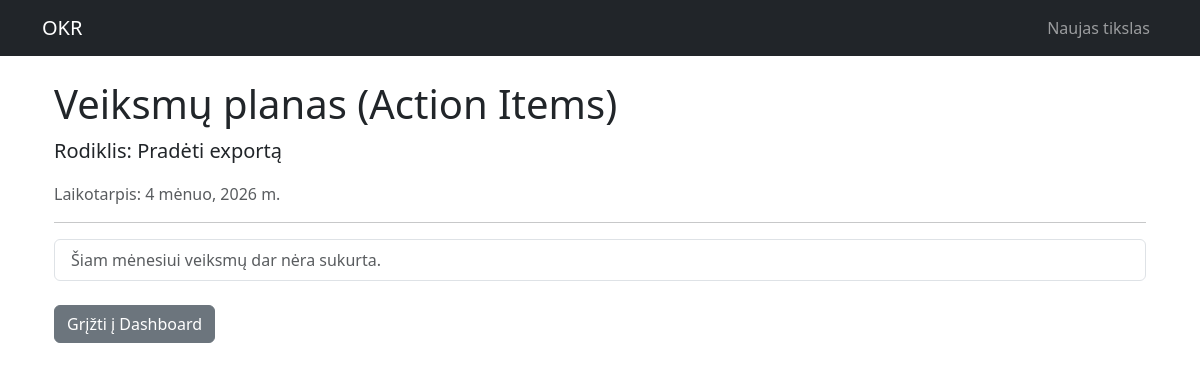
Page /2026/4/21/ on the committed database.
### okr/models.py (models this page shows, shortened)
class MonthResult(models.Model):
    MONTH_CHOICES = [
        (1, 'Sausis'), (2, 'Vasaris'), (3, 'Kovas'), (4, 'Balandis'),
        (5, 'Gegužė'), (6, 'Birželis'), (7, 'Liepa'), (8, 'Rugpjūtis'),
        (9, 'Rugsėjis'), (10, 'Spalis'), (11, 'Lapkritis'), (12, 'Gruodis'),
    ]
    QUARTER_CHOICES = [(1, 'Q1'), (2, 'Q2'), (3, 'Q3'), (4, 'Q4')]
    monthly_key_result = models.ForeignKey(KeyResult, on_delete=models.CASCADE)
    month = models.IntegerField(choices=MONTH_CHOICES, default=1)
    quarter = models.IntegerField(choices=QUARTER_CHOICES, default=1)
    planned_result = models.DecimalField(max_digits=12, decimal_places=1)
    actual_result = models.DecimalField(max_digits=12, decimal_places=1, null=True, blank=True)

class KeyResult(models.Model):
    DISTRIBUTION_CHOICES = [
        ('cumulative', 'Išdaliniamas per mėnesius (÷ 12)'),
        ('fixed', 'Vienodas procentas viesiems mėn'),
        ('binary', 'Įvykdyta / Neįvykdyta')
    ]
    objective = models.ForeignKey(Objective, on_delete=models.CASCADE)
    name = models.CharField(max_length=200)
    unit = models.ForeignKey(Unit, on_delete=models.SET_NULL, null=True)
    annual_goal = models.DecimalField(max_digits=12, decimal_places=2)
    icon_class = models.CharField(max_length=50, default="fa-rocket")
    distribution_type = models.CharField(
        max_length=20,
        choices=DISTRIBUTION_CHOICES,
        default='cumulative',
    )

class Objective(models.Model):
    brand = models.CharField(max_length=100, default='Your Brand')
    team = models.CharField(max_length=200, default='Your Department')
    year = models.IntegerField()
    goal = models.CharField(max_length=200)

### okr/views.py (the view)
# urls.py: path('<int:year>/<int:month>/<int:kr_id>/', views.action_items, name='action_items'),
def action_items(request, year, month, kr_id):
    month_result = get_object_or_404(
        MonthResult,
        id=kr_id,
        month=month,
        monthly_key_result__objective__year=year,
    )
    if request.method == 'POST':
        form = MonthResultForm(request.POST, instance=month_result)
        if form.is_valid():
            form.save()
            return redirect('dashboard', pk = month_result.monthly_key_result.objective.pk)
    else:
        form = MonthResultForm(instance=month_result)
    return render(request, 'actions.html', {
        'month_result': month_result,
        'actions': month_result.action_set.all(),
        'form': form,
    })

### okr/templates/actions.html
{% extends "base.html" %}
{% block content %}
<div class="container mt-4">
    <h1>Veiksmų planas (Action Items)</h1>
    <p class="lead">Rodiklis: {{ month_result.monthly_key_result.name }}</p>
    <p class="text-muted">Laikotarpis: {{ month_result.month }} mėnuo, {{ month_result.monthly_key_result.objective.year }} m.</p>
    <hr>
    <ul class="list-group">
        {% for action in actions %}
            <li class="list-group-item d-flex justify-content-between align-items-center">
                <div>
                    <strong>{{ action.action_item }}</strong>
                    <strong>{{ action.planned_result }}</strong>
                    <strong>{{ action.actual_result }}</strong>
                    <strong>{{ action.action_achievement_percentage }}</strong>
                    {% if action.notes %}
                        <br><small class="text-muted">{{ action.notes }}</small>
                    {% endif %}
                </div>
                <span>
                    {% if action.is_done %}
                        <span class="badge bg-success text-white">Atlikta ✅</span>
                    {% else %}
                        <span class="badge bg-danger text-white">Neatlikta ❌</span>
                    {% endif %}
                </span>
            </li>
        {% empty %}
            <li class="list-group-item text-muted">Šiam mėnesiui veiksmų dar nėra sukurta.</li>
        {% endfor %}
    </ul>
    <a href="{% url 'dashboard' month_result.monthly_key_result.objective.id %}" class="btn btn-secondary mt-4">
        Grįžti į Dashboard
    </a>
</div>
{% endblock %}

### rows in the picture
MonthResult: monthly_key_result.name "Pradėti exportą", month "4", monthly_key_result.objective.year "2026"
